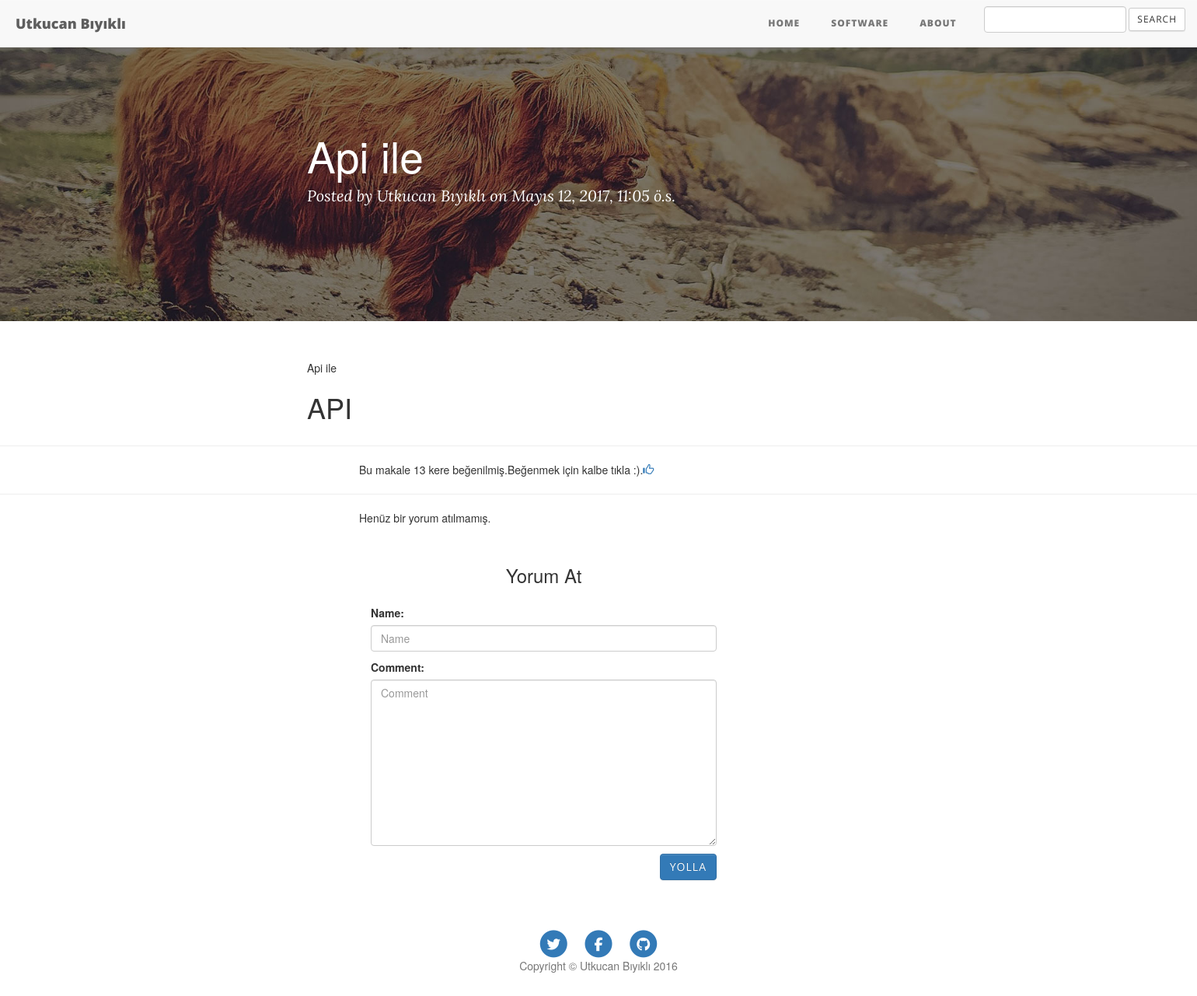
/34/, run on the app's committed database.
### Articles/models.py (models this page shows, shortened)
class Article(models.Model):
    title=models.CharField(max_length=25,unique=True)
    body=models.CharField(max_length=140,unique=True)
    content=models.TextField()
    like=models.IntegerField(default=0)
    genre=models.CharField(max_length=10)
    date=models.DateTimeField(auto_now_add=True)
    publish=models.BooleanField(default=False)
    class Meta:
        ordering=["-date"]

### Articles/views.py (the view)
# urls.py: url(r'^(?P<id>[0-9]+)/$', views.detail, name="detail"),
def detail(request, id):
    article = get_object_or_404(Article, id=id)
    if(request.user.is_authenticated):
        comments = Comment.objects.filter(Q(article__title__startswith=article.title))
    else:
        comments = Comment.objects.filter(Q(article__title__startswith=article.title), Q(publish=True))
    if request.method == "POST":
        form = CommentForm(request.POST)
        if form.is_valid():
            ''' Begin reCAPTCHA validation '''
            recaptcha_response = request.POST.get('g-recaptcha-response')
            url = 'https://www.google.com/recaptcha/api/siteverify'
            values = {
                'secret': settings.GOOGLE_RECAPTCHA_SECRET_KEY,
                'response': recaptcha_response
            }
            data = urllib.urlencode(values)
            req = urllib2.Request(url, data)
            response = urllib2.urlopen(req)
            result = json.load(response)
            ''' End reCAPTCHA validation '''
            if result['success']:
                comment = form.save(commit=False)
                comment.article  = article
                comment.save()
                return redirect('articles:detail', id=article.id)
            else:
                error="Robot olmadigina emin misin ?"
                return render(request,"article/detail.html",{
                    "article":article,
                    "error":error,
                    "form":form,
                    "comments":comments
                })
    else:
        form = CommentForm()
    template = "article/detail.html"
    return render(request, template, {'form':form,
                                      "article":article,
                                      "comments":comments
                                      })

### Articles/forms.py
class CommentForm(forms.ModelForm):
    class Meta:
        model = Comment
        fields = ('name', 'comment')
    def __init__(self, *args, **kwargs):
        super(CommentForm, self).__init__(*args, **kwargs)
        self.fields['name'].widget = TextInput(attrs={
            'class': 'form-control',
            'placeholder': 'Name'})
        self.fields['comment'].widget = Textarea(attrs={
            'class': 'form-control',
            'placeholder': 'Comment'})

### Articles/templates/article/detail.html (shortened to what this page needs)
{% extends 'article/base.html' %}
{% load staticfiles%}
{% block body %}
  <header class="intro-header" style="background-image: url({% static 'Articles/img/contact-bg.jpg' %}">
        <div class="container">
            <div class="row">
                <div class="col-lg-8 col-lg-offset-2 col-md-10 col-md-offset-1">
                    <div class="post-heading">
                        <h1>{{article.title}}</h1>
                        <span class="meta">Posted by <a href="{% url 'articles:about' %}">Utkucan Bıyıklı</a> on {{article.date}}</span>
                    </div>
                </div>
            </div>
        </div>
</header>
        <div class="container">
            <div class="row">
                <div class="col-lg-8 col-lg-offset-2 col-md-10 col-md-offset-1">
                         {% autoescape on %}
<p class="content-markdown">{{article.content|safe}}</p>
                        {% endautoescape %}
                          </div>
            </div>
        </div>
<hr>
               <p style="margin-left:30%;">
                   Bu makale {{article.like}} kere beğenilmiş.Beğenmek için kalbe tıkla :).<a href="{% url 'articles:like' article.id %}"><span class="glyphicon btn-glyphicon glyphicon-thumbs-up img-circle text-primary"></span></a>
               </p>
<hr>
<div class="row" style="margin-left:30%;">
{% for comment in comments   %}
                    <h3><i class="glyphicon glyphicon-pencil"></i>{{comment.name}}:
                    <small>{{comment.date}}</small>
                </h3>
                <p>{{comment.comment}}</p>
    {% if user.is_authenticated %}
        {% if not comment.publish %}
    <p><i class="glyphicon glyphicon-thumbs-up"><a href="{% url 'articles:publish' comment.id %}">Publish</a></i> </p>
        {% else %}
    <p><i class="glyphicon glyphicon-thumbs-down"><a href="{% url 'articles:publish' comment.id %}">Remove</a></i> </p>
        {% endif %}
        {% endif %}
    {% empty %}
    <p>Henüz bir yorum atılmamış.</p>
{% endfor %}
<div class="container">
<div class="row col-md-5">
        <br style="clear:both">
                    <form class="form-horizontal" action="" method="post" enctype="multipart/form-data">{% csrf_token %}
<h3 style="margin-bottom: 25px; text-align: center;">Yorum At </h3>
{{ form.as_p }}
                        <div class="form-group">
                            <div class="col-sm-offset-2 col-sm-10">
        <button type="submit" id="submit" name="submit" class="btn btn-primary pull-right">Yolla</button>
                            </div>
                        </div>
                    </form>
        </div>
    </div>
</div>
    <footer>
        <div class="container">
            <div class="row">
                <div class="col-lg-8 col-lg-offset-2 col-md-10 col-md-offset-1">
                    <ul class="list-inline text-center">
                        <li>
                            <a href="https://www.twitter.com/utkucanbykl">
                                <span class="fa-stack fa-lg">
                                    <i class="fa fa-circle fa-stack-2x"></i>
                                    <i class="fa fa-twitter fa-stack-1x fa-inverse"></i>
                                </span>
                            </a>
                        </li>
                        <li>
                            <a href="https://www.facebook.com/utkucanbykl">
                                <span class="fa-stack fa-lg">
                                    <i class="fa fa-circle fa-stack-2x"></i>
                                    <i class="fa fa-facebook fa-stack-1x fa-inverse"></i>
                                </span>
                            </a>
                        </li>
                        <li>
                            <a href="https://www.github.com/utkucanbykl">
                                <span class="fa-stack fa-lg">
                                    <i class="fa fa-circle fa-stack-2x"></i>
                                    <i class="fa fa-github fa-stack-1x fa-inverse"></i>
                                </span>
                            </a>
                        </li>
                    </ul>
                    <p class="copyright text-muted">Copyright &copy; Utkucan Bıyıklı 2016</p>
                </div>
            </div>
        </div>
    </footer>
{% endblock %}

### data on the page
Article: title "Api ile", date "Mayıs 12, 2017, 11:05 ö.s.", content "Api ile API", like "13"
